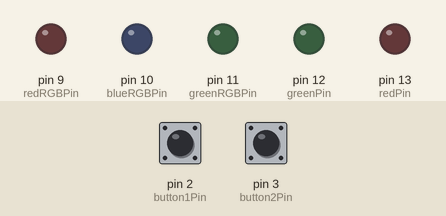
This sketch was run on a simulated Arduino Uno, built with avr-gcc and run on an emulated ATmega328P. Shown: output pins drawn as LEDs (lit = HIGH). The test bench sets the inputs (shaded band); at power-on: pin 3 (button2Pin) LOW, pin 2 (button1Pin) LOW.

Above: at 1.8 s.
1.9 s: pin 3 (button2Pin) pulled HIGH for 0.6 s
At 3.3 s:
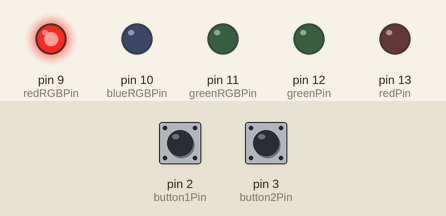
5.5 s: pin 2 (button1Pin) pulled HIGH for 0.6 s
At 6.4 s:
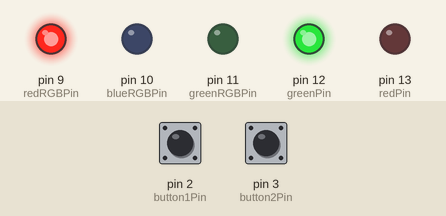
9.1 s: pin 2 (button1Pin) pulled HIGH for 1 s
At 12.9 s:
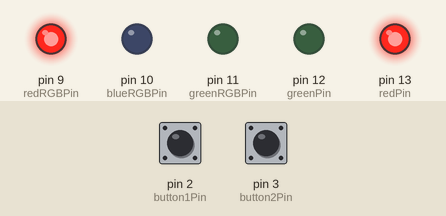
13.1 s: pin 3 (button2Pin) pulled HIGH for 1 s
At 14.9 s:
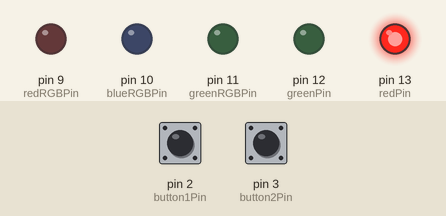
15.6 s: pin 2 (button1Pin) pulled HIGH for 0.6 s
At 16.4 s:
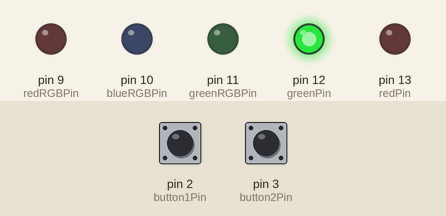
17.7 s: pin 2 (button1Pin) pulled HIGH for 3.2 s
At 20.7 s:
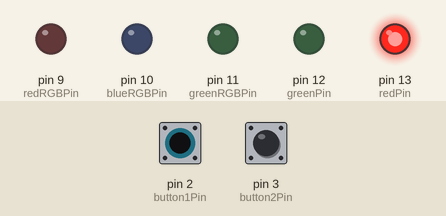
Timing chart, 0 to 22.2 s (numbered marks = the images above; inputs shaded):
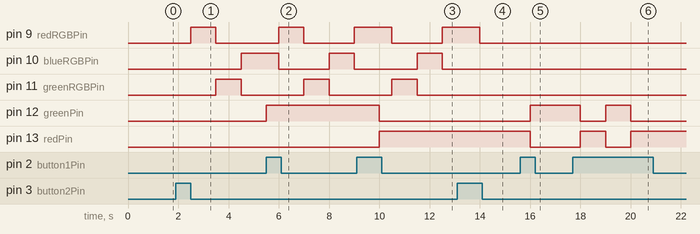

Measured:
- after the input at 1.9 s, pin 9 (redRGBPin): LOW → HIGH after 0.60 s, → LOW 1.0 s later; pin 10 (blueRGBPin): LOW → HIGH after 2.6 s; pin 11 (greenRGBPin): LOW → HIGH after 1.6 s, → LOW 1.0 s later
- after the input at 5.5 s, pin 12 (greenPin): LOW → HIGH at once
- after the input at 9.1 s, pin 12 (greenPin): HIGH → LOW after 0.90 s; pin 13 (redPin): LOW → HIGH after 0.90 s
- after the input at 13.1 s, pin 10 (blueRGBPin): stays LOW (without the input it goes to HIGH after 1.4 s); pin 11 (greenRGBPin): stays LOW (without the input it goes to HIGH after 0.40 s)
- after the input at 15.6 s, pin 12 (greenPin): LOW → HIGH after 0.40 s; pin 13 (redPin): HIGH → LOW after 0.40 s
- after the input at 17.7 s, pin 12 (greenPin): HIGH → LOW after 0.30 s, → HIGH 1.0 s later, → LOW 1.0 s later; pin 13 (redPin): LOW → HIGH after 0.30 s, → LOW 1.0 s later, → HIGH 1.0 s later

The sketch:

code4.ino
```cpp
int redRGBPin = 9;    // The red RGB LED is connected pin 9 of the Arduino.
int blueRGBPin = 10;  // The blue RGB LED is connected pin 10 of the Arduino.
int greenRGBPin = 11; // The green RGB LED is connected pin 11 of the Arduino.
int redPin = 13;      // The red LED is connected pin 13 of the Arduino.
int greenPin = 12;    // The green LED is connected pin 12 of the Arduino.
int button1Pin = 2;   // The SW1 button is connect to pin 2 of the Arduino.
int button2Pin = 3;   // The SW2 button is connect to pin 3 of the Arduino.

int start1 = 0; // variable
int start = 0;  // variable
int start2 = 0;

void setup()
{
    pinMode(redRGBPin, OUTPUT);   // Setup red RGB LED pin as an output pin.
    pinMode(greenRGBPin, OUTPUT); // Setup green RGB LED pin as an output pin.
    pinMode(blueRGBPin, OUTPUT);  // Setup blue RGB LED pin as an output pin.
    pinMode(redPin, OUTPUT);      // Setup red LED pin as an output pin.
    pinMode(greenPin, OUTPUT);    // Setup green LED pin as an output pin.
    pinMode(button1Pin, INPUT);   // Setup button1 pin as an input pin.
    pinMode(button2Pin, INPUT);   // Setup button2 pin as an input pin.
}

void loop()
{
    if (digitalRead(button1Pin) == HIGH)
    {

        if (start == 0)
        {
            start = 1;
        }

        else if (start == 1)
        {
            start = 2;
        }
        else if (start == 2)
        {
            start = 1;
        }

        if (start == 0)
        {
            digitalWrite(redPin, LOW);
            digitalWrite(greenPin, LOW);

            delay(500);
        }
        if (start == 1)
        {
            digitalWrite(redPin, LOW);
            digitalWrite(greenPin, HIGH);

            delay(500);
        }
        if (start == 2)
        {
            digitalWrite(redPin, HIGH);
            digitalWrite(greenPin, LOW);

            delay(500);
        }
    }

    // button 2

    if (digitalRead(button2Pin) == HIGH)
    {
        if (start1 == 0)
        {
            start1 = 1;
            delay(500);
        }
        else if (start1 == 1)
        {
            start1 = 0;
            delay(500);
        }
        else if (start1 = 2)
        {
            start1 = 0;
            delay(500);
        }
        else if (start1 = 3)
        {
            start1 = 0;
            delay(500);
        }
    }

    if (start1 == 1)
    {
        digitalWrite(redRGBPin, HIGH);
        digitalWrite(greenRGBPin, LOW);
        digitalWrite(blueRGBPin, LOW);
        delay(500);
    }
    else if (start1 == 2)
    {
        digitalWrite(redRGBPin, LOW);
        digitalWrite(greenRGBPin, HIGH);
        digitalWrite(blueRGBPin, LOW);
        delay(500);
    }
    else if (start1 == 3)
    {
        digitalWrite(redRGBPin, LOW);
        digitalWrite(greenRGBPin, LOW);
        digitalWrite(blueRGBPin, HIGH);
        delay(500);
    }

    if (start1 == 1)
    {
        start1 = 2;
        delay(500);
    }
    else if (start1 == 2)
    {
        start1 = 3;
        delay(500);
    }
    else if (start1 == 3)
    {
        start1 = 1;
        delay(500);
    }
    else if (start1 == 1)
    {
        start1 = 0;
        delay(500);
    }
    else if (start1 == 2)
    {
        start1 = 0;
        delay(500);
    }
    else if (start1 == 3)
    {
        start1 = 0;
        delay(500);
    }

    if (start1 == 0)
    {
        digitalWrite(redRGBPin, LOW);
        digitalWrite(greenRGBPin, LOW);
        digitalWrite(blueRGBPin, LOW);
        delay(500);
    }
}
```
